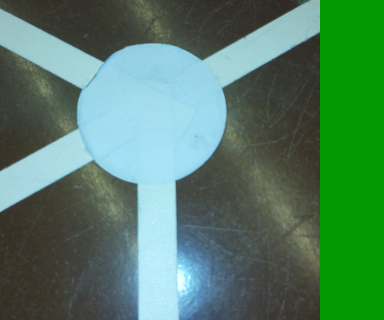
#> input picture images/node_S_0925ae2c-a435-4076-91cc-e469d3088bb8.png, 384 x 320 px
$ python -i detector.py   (imports and definitions only)
#> lines starting #> are read from the running program, lines starting #| are printed output that depends on the picture; after the words box and inside, x2 and y2 are one past the last pixel; in counts of white or black regions, pixels touching at a corner belong together
### src/sensors/vision_nav/edge.py
import math

class EdgeCandidate:
    def __init__(self, line: tuple[int, int, int, int], center: tuple[int, int]):
        x1, y1, x2, y2 = line
        cx, cy = center
        cx = cx // 2
        cy = cy // 2

        # Abstand der Punkte zum Zentrum
        d1 = (x1 - cx) ** 2 + (y1 - cy) ** 2
        d2 = (x2 - cx) ** 2 + (y2 - cy) ** 2

        # Immer: von näherem Punkt zum weiter entfernten Punkt
        if d1 <= d2:
            self.__x1, self.__y1 = x1, y1  # näher
            self.__x2, self.__y2 = x2, y2  # weiter weg
        else:
            self.__x1, self.__y1 = x2, y2
            self.__x2, self.__y2 = x1, y1

        self.__angle = self.get_angle()

    def get_angle(self) -> int:
        dx = self.__x2 - self.__x1
        dy = self.__y2 - self.__y1

        angle_rad = math.atan2(-dy, dx)  # flip Y axis to match unit circle
        angle_deg = (360 - ((math.degrees(angle_rad) - 90 + 360) % 360)) % 360
        # angle_deg = (math.degrees(angle_rad) - 90 + 360) % 360


        return round(angle_deg)

    def get_line(self):
        return self.__x1, self.__y1, self.__x2,  self.__y2

    def __str__(self):
        return str(self.__x1, self.__y1, self.__x2, self.__y2, self.__angle)

    import math

    # [38 lines left out: function debug_angle, not called in this run]


class Edge:
    def __init__(self, angle: int):
        self.__angle = angle

    def get_angle(self) -> int:
        return self.__angle


### src/sensors/vision_nav/detector.py
import cv2
import numpy as np
from sensors.vision_nav.edge import EdgeCandidate

class Detector:
    frame_count_since_last_node = 0

    def __init__(self, frame, debug=False) -> None:
        self.__frame = frame
        self.debug = debug

    def get_edges(self):
        self.__frame = cv2.cvtColor(self.__frame, cv2.COLOR_BGR2HSV)
        self.__frame, node_detected, circle_count = self.__detect_node()
        circle_count = circle_count if node_detected else 0

        if node_detected:
            Detector.frame_count_since_last_node = 0
        else:
            Detector.frame_count_since_last_node += 1

        self.__frame, edges = self.__extract_straight_sharp_edges(self.__frame, node_detected)
        if self.debug:
            self.__frame = self.__draw_node_detected_signal(self.__frame, node_detected)
        return self.__frame, edges, circle_count

    def __detect_node(self, blur_kernel=(5, 5)):
        _, _, v_channel = cv2.split(self.__frame)
        blurred = cv2.GaussianBlur(v_channel, blur_kernel, 3)

        circles = cv2.HoughCircles(
            blurred,
            cv2.HOUGH_GRADIENT,
            dp=1.4,
            minDist=1,
            param1=100,
            param2=40,
            minRadius=int(0.05 * self.__frame.shape[0]),
            maxRadius=int(0.35 * self.__frame.shape[0])
        )
        circle_count = len(circles) if circles is not None else 0

        output_img = cv2.cvtColor(self.__frame, cv2.COLOR_HSV2BGR)
        node_detected = False

        if circles is not None:
            circles = np.round(circles[0, :]).astype("int")  # zurückskalieren
            circles = self.__filter_circles_by_std(circles, std_factor=1)

            if len(circles) == 0:
                return output_img, False, 0

            avg_x = int(np.mean(circles[:, 0]))
            avg_y = int(np.mean(circles[:, 1]))
            avg_r = int(np.mean(circles[:, 2]))

            img_center_x = output_img.shape[0] // 2
            tolerance_x = 0.1 * output_img.shape[0]
            if abs(avg_x - img_center_x) > tolerance_x:
                return output_img, False, 0

            node_detected = True

            # [7 lines of commented-out code are left out]

        return output_img, node_detected, circle_count

    def __filter_circles_by_std(self, circles, std_factor=1.0):
        x, y = circles[:, 0], circles[:, 1]
        mean_x, std_x = np.mean(x), np.std(x)
        mean_y, std_y = np.mean(y), np.std(y)

        filtered = [
            (xi, yi, ri)
            for xi, yi, ri in circles
            if abs(xi - mean_x) <= std_factor * std_x and abs(yi - mean_y) <= std_factor * std_y
        ]
        return np.array(filtered)

    def __extract_straight_sharp_edges(self, image, node_detected,
                                       canny_threshold1=70, canny_threshold2=200,
                                       hough_threshold=50, min_line_length=10, max_line_gap=10):
        if not node_detected:
            return image, []

        v_channel = image[:, :, 2]
        edges = cv2.Canny(v_channel, canny_threshold1, canny_threshold2)
        output_img = image.copy()

        lines = cv2.HoughLinesP(
            edges,
            rho=1.3,
            theta=np.pi / 180,
            threshold=hough_threshold,
            minLineLength=min_line_length,
            maxLineGap=max_line_gap
        )

        if lines is None:
            return output_img, []

        lines = np.squeeze(lines)
        if len(lines.shape) == 1:
            lines = np.expand_dims(lines, axis=0)

        # lines = self.__filter_lines_near_border(lines, output_img.shape, tolerance=60)
        lines = self.__cluster_and_average_lines(lines)
        edges = [EdgeCandidate(line, center=output_img.shape[:2]) for line in lines]

        if self.debug:
            for x1, y1, x2, y2 in lines:
                cv2.line(output_img, (x1, y1), (x2, y2), (0, 255, 0), 2)

        return output_img, edges

    def __draw_node_detected_signal(self, output_img, node_detected):
        if len(output_img.shape) == 2 or output_img.shape[2] == 1:
            output_img = cv2.cvtColor(output_img, cv2.COLOR_GRAY2BGR)
        color = (0, 255, 0) if node_detected else (0, 0, 255)
        cv2.circle(output_img, (50, 50), 20, color, -1)
        return output_img

    def __filter_lines_near_border(self, lines, img_shape, tolerance=75):
        h, w = img_shape[:2]

        def dist(pt):
            x, y = pt
            return min(x, w - x, y, h - y)

        return [line for line in lines if dist(line[:2]) < tolerance or dist(line[2:]) < tolerance]

    def __cluster_and_average_lines(self, lines, angle_thresh_deg=20, dist_thresh=100, min_cluster_size=2):
        def center(line): return np.array([(line[0] + line[2]) / 2, (line[1] + line[3]) / 2])
        def direction(line):
            dx, dy = line[2] - line[0], line[3] - line[1]
            norm = np.hypot(dx, dy)
            return np.array([dx, dy]) / (norm + 1e-6)

        clusters = []

        for line in lines:
            matched = False
            dir_vec = direction(line)
            ctr = center(line)

            for cluster in clusters:
                ref_dir, ref_ctr, cluster_lines = cluster
                angle_cos = np.dot(ref_dir, dir_vec)
                angle_deg = np.degrees(np.arccos(np.clip(angle_cos, -1.0, 1.0)))
                if angle_deg < angle_thresh_deg and np.linalg.norm(ctr - ref_ctr) < dist_thresh:
                    cluster_lines.append(line)
                    cluster[0][:] = np.mean([direction(l) for l in cluster_lines], axis=0)
                    cluster[0] /= np.linalg.norm(cluster[0]) + 1e-6
                    cluster[1][:] = np.mean([center(l) for l in cluster_lines], axis=0)
                    matched = True
                    break

            if not matched:
                clusters.append([dir_vec.copy(), ctr.copy(), [line]])

        averaged = []
        for dir_vec, ctr, lines in clusters:
            if len(lines) < min_cluster_size:
                continue
            points = np.array([[l[0], l[1]] for l in lines] + [[l[2], l[3]] for l in lines])
            t_vals = np.dot(points - ctr, dir_vec)
            t_min, t_max = np.min(t_vals), np.max(t_vals)
            pt1 = (int(ctr[0] + t_min * dir_vec[0]), int(ctr[1] + t_min * dir_vec[1]))
            pt2 = (int(ctr[0] + t_max * dir_vec[0]), int(ctr[1] + t_max * dir_vec[1]))
            averaged.append((*pt1, *pt2))

        return averaged

    def update_frame(self, frame):
        self.__frame = frame.copy()

    @staticmethod
    def distinct_node_detected(threshold: int = 20):
        return Detector.frame_count_since_last_node >= threshold

>>> import cv2
>>> picture = cv2.imread('../../../images/node_S_0925ae2c-a435-4076-91cc-e469d3088bb8.png')
#> picture is the input picture: shape (320, 384, 3); mean B, G, R 101.6, 127.3, 83.3
>>> result = Detector(picture).get_edges()
#> in __detect_node, `_, _, v_channel = cv2.split(self.__frame)`:
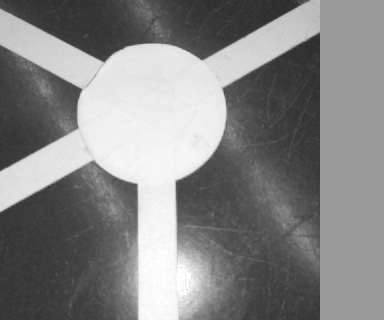
#> v_channel: shape (320, 384); min 43, max 255, mean 132.6
#> in __detect_node, `circles = cv2.HoughCircles( blurred, cv2.HOUGH_GRADIENT, dp=1.4, minDi..`: circles = 18 rows, first 8: [154.7, 114.1, 70.46], [151.9, 118.3, 74.94], [149.1, 105.7, 77.88], [147.7, 104.3, 81.1], [150.5, 107.1, 76.48], [160.3, 112.7, 65.98], [146.3, 107.1, 79.56], [143.5, 102.9, 84.46]
#> in __detect_node, `circle_count = len(circles) if circles is not None else 0`: circle_count = 1
#> in __detect_node, `circles = np.round(circles[0, :]).astype("int")`: circles = 18 rows, first 8: [155, 114, 70], [152, 118, 75], [149, 106, 78], [148, 104, 81], [150, 107, 76], [160, 113, 66], [146, 107, 80], [144, 103, 84]
#> in __filter_circles_by_std, `x, y = circles[:, 0], circles[:, 1]`: x = 18 values, max 164 at index 16, min 139 at index 9, mean 149.9; y = 18 values, max 118 at index 1, min 92 at index 9, mean 109.4
#> in __filter_circles_by_std, `mean_x, std_x = np.mean(x), np.std(x)`: mean_x = 149.9; std_x = 6.73
#> in __filter_circles_by_std, `mean_y, std_y = np.mean(y), np.std(y)`: mean_y = 109.4; std_y = 7.24
#> in __filter_circles_by_std, `filtered = [ (xi, yi, ri) for xi, yi, ri in circles if abs(xi - mean_x..`: filtered = [(155, 114, 70), (149, 106, 78), (148, 104, 81), (150, 107, 76), (146, 107, 80), (144, 103, 84), (146, 113, 69), (148, 116, 72), (148, 111, 78), (145, 116, 67), (144, 113, 68)]
#> in __detect_node, `circles = self.__filter_circles_by_std(circles, std_factor=1)`: circles = [[155, 114, 70], [149, 106, 78], [148, 104, 81], [150, 107, 76], [146, 107, 80], [144, 103, 84], [146, 113, 69], [148, 116, 72], [148, 111, 78], [145, 116, 67], [144, 113, 68]]
#> in __detect_node, `avg_x = int(np.mean(circles[:, 0]))`: avg_x = 147
#> in __detect_node, `avg_y = int(np.mean(circles[:, 1]))`: avg_y = 110
#> in __detect_node, `avg_r = int(np.mean(circles[:, 2]))`: avg_r = 74
#> in get_edges, `self.__frame, node_detected, circle_count = self.__detect_node()`: node_detected = True; circle_count = 1
#> in __extract_straight_sharp_edges, `v_channel = image[:, :, 2]`:
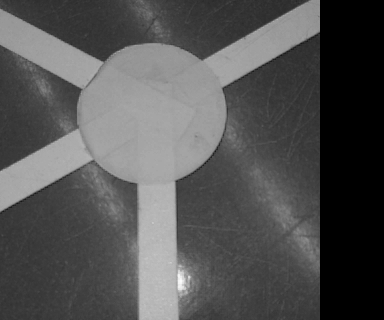
#> v_channel: shape (320, 384); min 0, max 252, mean 83
#> in __extract_straight_sharp_edges, `edges = cv2.Canny(v_channel, canny_threshold1, canny_threshold2)`:
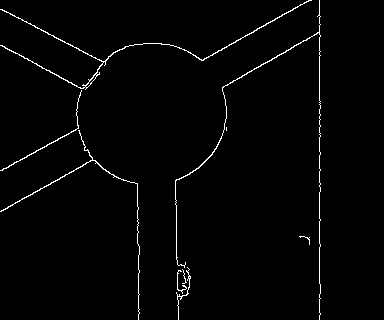
#> edges: shape (320, 384); 1.7% white in thin lines or dots, all inside (x1, y1, x2, y2) = (0, 0, 321, 320)
#> in __extract_straight_sharp_edges, `lines = cv2.HoughLinesP( edges, rho=1.3, theta=np.pi / 180, threshold=..`: lines = [[319, 319, 319, 0], [1, 170, 78, 128], [0, 211, 93, 160], [203, 60, 308, 0], [230, 82, 317, 33], [175, 180, 176, 259], [12, 14, 105, 63], [137, 210, 137, 243], [0, 45, 82, 88], [138, 319, 139, 246]]
#> the loop in __cluster_and_average_lines, `for line in lines:` made 10 passes
#> (line, dir_vec, ctr) on passes 1 to 10: ([319, 319, 319, 0], [0, -1], [319, 159.5]), ([1, 170, 78, 128], [0.878, -0.479], [39.5, 149]), ([0, 211, 93, 160], [0.877, -0.481], [46.5, 185.5]), ([203, 60, 308, 0], [0.868, -0.496], [255.5, 30]), ([230, 82, 317, 33], [0.871, -0.491], [273.5, 57.5]), ([175, 180, 176, 259], [0.0127, 1], [175.5, 219.5]), ([12, 14, 105, 63], [0.885, 0.466], [58.5, 38.5]), ([137, 210, 137, 243], [0, 1], [137, 226.5]), ([0, 45, 82, 88], [0.886, 0.464], [41, 66.5]), ([138, 319, 139, 246], [0.0137, -1], [138.5, 282.5])
#> after the loop in __cluster_and_average_lines, `for line in lines:`: cluster = [[0.885, 0.465], [49.75, 52.5], [[12, 14, 105, 63], [0, 45, 82, 88]]]; clusters = 6 items
#> the loop in __cluster_and_average_lines, `for dir_vec, ctr, lines in clusters:` made 6 passes
#> (dir_vec, ctr, lines, points, t_vals, t_min, t_max, pt1) on passes 2 to 4: ([0.877, -0.48], [43, 167.2], [[1, 170, 78, 128], [0, 211, 93, 160]], [[1, 170], [0, 211], [78, 128], [93, 160]], [-38.17, -58.72, 49.54, 47.35], -58.72, 49.54, (-8, 195)), ([0.87, -0.493], [264.5, 43.75], [[203, 60, 308, 0], [230, 82, 317, 33]], [[203, 60], [230, 82], [308, 0], [317, 33]], [-61.51, -48.88, 59.42, 50.97], -61.51, 59.42, (211, 74)), ([0.00633, 1], [156.2, 223], [[175, 180, 176, 259], [137, 210, 137, 243]], [[175, 180], [137, 210], [176, 259], [137, 243]], [-42.88, -13.12, 36.12, 19.88], -42.88, 36.12, (155, 180))
#> (dir_vec, ctr, lines) on passes 1, 6: ([0, -1], [319, 159.5], [[319, 319, 319, 0]]), ([0.0137, -1], [138.5, 282.5], [[138, 319, 139, 246]])
#> after the loop in __cluster_and_average_lines, `for dir_vec, ctr, lines in clusters:`: averaged = [(-8, 195, 86, 143), (211, 74, 316, 14), (155, 180, 156, 259), (4, 28, 97, 77)]
#> in __extract_straight_sharp_edges, `lines = self.__cluster_and_average_lines(lines)`: lines has the same summary as averaged in __cluster_and_average_lines
#> in __extract_straight_sharp_edges, `edges = [EdgeCandidate(line, center=output_img.shape[:2]) for line in ..`: edges = 4 items

$ run again, on images/node_S_14c0556c-9eab-4ed4-aab1-41c9856f7fe7.png
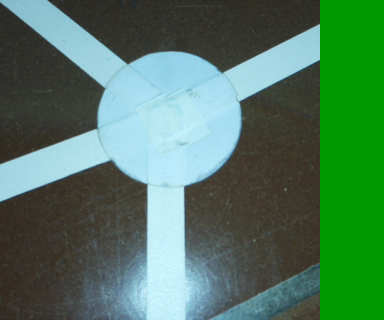
#> input picture images/node_S_14c0556c-9eab-4ed4-aab1-41c9856f7fe7.png, 384 x 320 px
#> picture is the input picture: shape (320, 384, 3); mean B, G, R 95, 120.6, 79.9
#> in __detect_node, `_, _, v_channel = cv2.split(self.__frame)`:
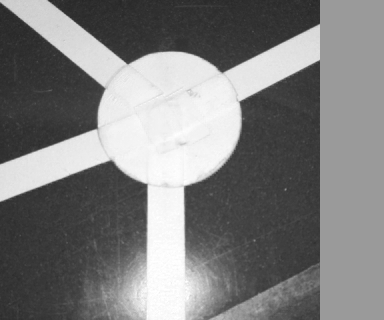
#> v_channel: shape (320, 384); min 38, max 255, mean 126.2
#> in __detect_node, `circles = cv2.HoughCircles( blurred, cv2.HOUGH_GRADIENT, dp=1.4, minDi..`: circles = [[171.5, 118.3, 68.5], [174.3, 118.3, 65.98], [165.9, 112.7, 76.2], [164.5, 118.3, 66.96], [171.5, 115.5, 70.32], [170.1, 125.3, 74.94], [167.3, 109.9, 76.34], [161.7, 119.7, 64.3], [172.9, 121.1, 68.78], [165.9, 107.1, 78.16], [163.1, 121.1, 64.3]]
#> in __detect_node, `circle_count = len(circles) if circles is not None else 0`: circle_count = 1
#> in __detect_node, `circles = np.round(circles[0, :]).astype("int")`: circles = [[172, 118, 68], [174, 118, 66], [166, 113, 76], [164, 118, 67], [172, 116, 70], [170, 125, 75], [167, 110, 76], [162, 120, 64], [173, 121, 69], [166, 107, 78], [163, 121, 64]]
#> x = [172, 174, 166, 164, 172, 170, 167, 162, 173, 166, 163]; y = [118, 118, 113, 118, 116, 125, 110, 120, 121, 107, 121]
#> mean_x = 168.1; std_x = 4.08
#> mean_y = 117; std_y = 4.99
#> filtered = [(172, 118, 68), (166, 113, 76), (172, 116, 70)]
#> in __detect_node, `circles = self.__filter_circles_by_std(circles, std_factor=1)`: circles = [[172, 118, 68], [166, 113, 76], [172, 116, 70]]
#> avg_x = 170
#> avg_y = 115
#> avg_r = 71
#> in get_edges, `self.__frame, node_detected, circle_count = self.__detect_node()`: node_detected = True; circle_count = 1
#> in __extract_straight_sharp_edges, `edges = cv2.Canny(v_channel, canny_threshold1, canny_threshold2)`:
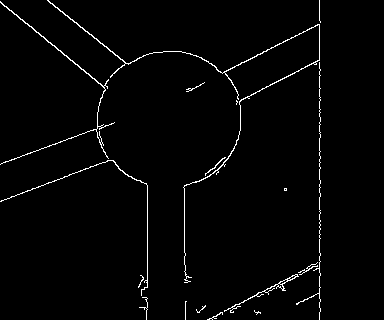
#> edges: shape (320, 384); 1.9% white in thin lines or dots, all inside (x1, y1, x2, y2) = (0, 0, 321, 320)
#> in __extract_straight_sharp_edges, `lines = cv2.HoughLinesP( edges, rho=1.3, theta=np.pi / 180, threshold=..`: lines = 15 rows, first 6: [319, 319, 319, 0], [0, 1, 66, 55], [48, 0, 126, 63], [147, 309, 147, 185], [220, 312, 320, 261], [184, 282, 184, 185]
#> the loop in __cluster_and_average_lines, `for line in lines:` made 15 passes
#> (line, dir_vec, ctr) on passes 1 to 6: ([319, 319, 319, 0], [0, -1], [319, 159.5]), ([0, 1, 66, 55], [0.774, 0.633], [33, 28]), ([48, 0, 126, 63], [0.778, 0.628], [87, 31.5]), ([147, 309, 147, 185], [0, -1], [147, 247]), ([220, 312, 320, 261], [0.891, -0.454], [270, 286.5]), ([184, 282, 184, 185], [0, -1], [184, 233.5])
#> after the loop in __cluster_and_average_lines, `for line in lines:`: cluster = [[0.894, -0.448], [263.2, 291.3], [[220, 312, 320, 261], [257, 296, 301, 274], [207, 319, 274, 286]]]; clusters = 6 items
#> in __cluster_and_average_lines, `averaged = []`: averaged = []
#> the loop in __cluster_and_average_lines, `for dir_vec, ctr, lines in clusters:` made 6 passes
#> (dir_vec, ctr, lines, points, t_vals, t_min, t_max, pt1) on passes 3, 5: ([0, -1], [165.5, 240.2], [[147, 309, 147, 185], [184, 282, 184, 185]], [[147, 309], [184, 282], [147, 185], [184, 185]], [-68.75, -41.75, 55.25, 55.25], -68.75, 55.25, (165, 308)), ([0.94, -0.342], [56, 161.5], [[1, 163, 111, 123], [1, 200, 111, 160]], [[1, 163], [1, 200], [111, 123], [111, 160]], [-52.2, -64.85, 64.85, 52.2], -64.85, 64.85, (-4, 183))
#> after the loop in __cluster_and_average_lines, `for dir_vec, ctr, lines in clusters:`: averaged = [(319, 318, 319, 0), (4, -4, 110, 81), (165, 308, 165, 185), (207, 319, 320, 262), (-4, 183, 116, 139), (228, 88, 325, 38)]
#> in __extract_straight_sharp_edges, `lines = self.__cluster_and_average_lines(lines)`: lines has the same summary as averaged in __cluster_and_average_lines
#> in __extract_straight_sharp_edges, `edges = [EdgeCandidate(line, center=output_img.shape[:2]) for line in ..`: edges = 6 items
